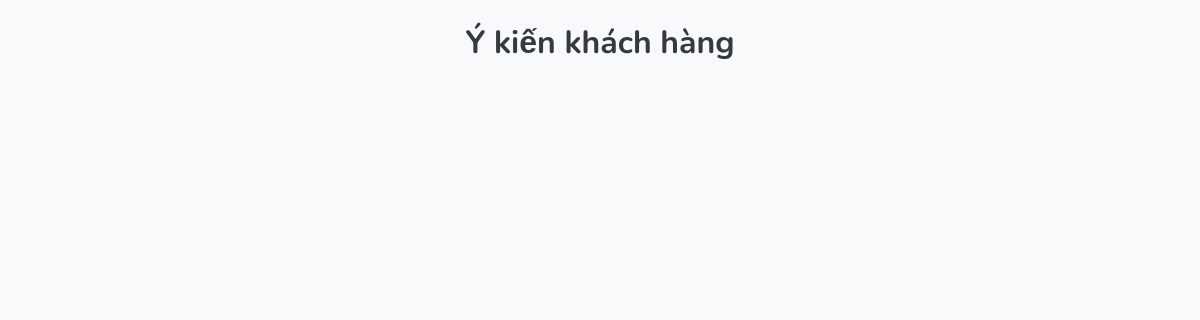
/public/pages/reviews.php, run on an earlier commit of the app's database.
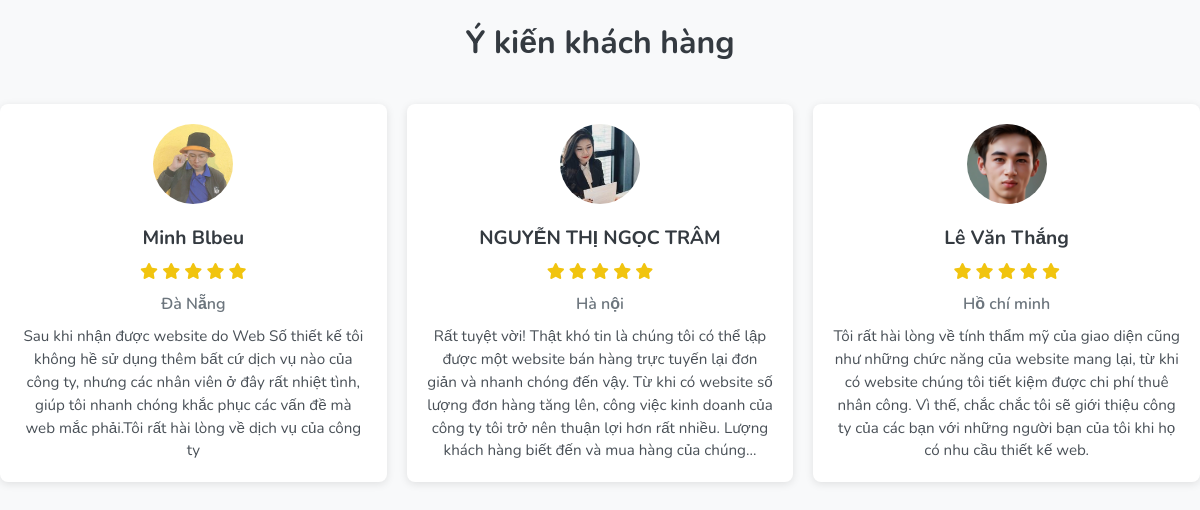
And on a later commit of the database.
### tables this page shows
CREATE TABLE `customer_reviews` (
  `id` int NOT NULL,
  `name` varchar(255) NOT NULL,
  `rating` int NOT NULL,
  `description` text NOT NULL,
  `content` text NOT NULL,
  `is_visible` tinyint(1) DEFAULT '1',
  `created_at` timestamp NULL DEFAULT CURRENT_TIMESTAMP,
  `avatar` varchar(255) DEFAULT NULL
);

### public/pages/reviews.php (the view, shortened to what this page needs)
<?php
require_once 'C:/laragon/www/2/admin/config/db_connect.php';
$stmt = $pdo->prepare("SELECT * FROM customer_reviews WHERE is_visible = 1 ORDER BY created_at DESC");
$stmt->execute();
$reviews = $stmt->fetchAll(PDO::FETCH_ASSOC);
?>
<!DOCTYPE html>
<html lang="vi">
<head>
</head>
<body>
    <div class="container">
        <h1 class="section-title">Ý kiến khách hàng</h1>
        <div class="reviews-grid">
            <?php foreach ($reviews as $review): ?>
                <div class="review-card">
                    <?php if ($review['avatar']): ?>
                        <img src="http://localhost/2/admin/uploads/dgkhachhang/<?php echo htmlspecialchars($review['avatar']); ?>" alt="Avatar">
                        <?php else: ?>
                        <img src="https://via.placeholder.com/80" alt="Default Avatar">
                    <?php endif; ?>
                    <h3><?php echo htmlspecialchars($review['name']); ?></h3>
                    <div class="rating">
                        <?php for ($i = 1; $i <= 5; $i++): ?>
                            <i class="fas fa-star <?php echo $i <= $review['rating'] ? 'filled' : ''; ?>"></i>
                        <?php endfor; ?>
                    </div>
                    <div class="description"><?php echo htmlspecialchars($review['description']); ?></div>
                    <p><?php echo htmlspecialchars($review['content']); ?></p>
                </div>
            <?php endforeach; ?>
        </div>
    </div>
</body>
</html>

### public/pages/reviews.php (style rules this page uses)
.fa-star.filled { color: #f1c40f; }
.fa-star { color: #e0e0e0; }

What changed in the data, as far as the page shows it:
added customer_reviews: avatar (picture), name "Minh Blbeu", rating 5 (drawn), description "Đà Nẵng", content "Sau khi nhận được website do Web Số thiết kế tôi không hề sử dụng thêm bất cứ dịch vụ nào của công ty, nhưng các nhân viên ở đây rất nhiệt tình, giúp tôi nhanh chóng khắc phục các vấn đề mà web mắc phải.Tôi rất hài lòng về dịch vụ của công ty"
added customer_reviews: avatar (picture), name "NGUYỄN THỊ NGỌC TRÂM", rating 5 (drawn), description "Hà nội", content "Rất tuyệt vời! Thật khó tin là chúng tôi có thể lập được một website bán hàng trực tuyến lại đơn giản và nhanh chóng đến vậy. Từ khi có website số lượng đơn hàng tăng lên, công việc kinh doanh của công ty tôi trở nên thuận lợi hơn rất nhiều. Lượng khách hàng biết đến và mua hàng của chúng..."
added customer_reviews: avatar (picture), name "Lê Văn Thắng", rating 5 (drawn), description "Hồ chí minh", content "Tôi rất hài lòng về tính thẩm mỹ của giao diện cũng như những chức năng của website mang lại, từ khi có website chúng tôi tiết kiệm được chi phí thuê nhân công. Vì thế, chắc chắc tôi sẽ giới thiệu công ty của các bạn với những người bạn của tôi khi họ có nhu cầu thiết kế web."
